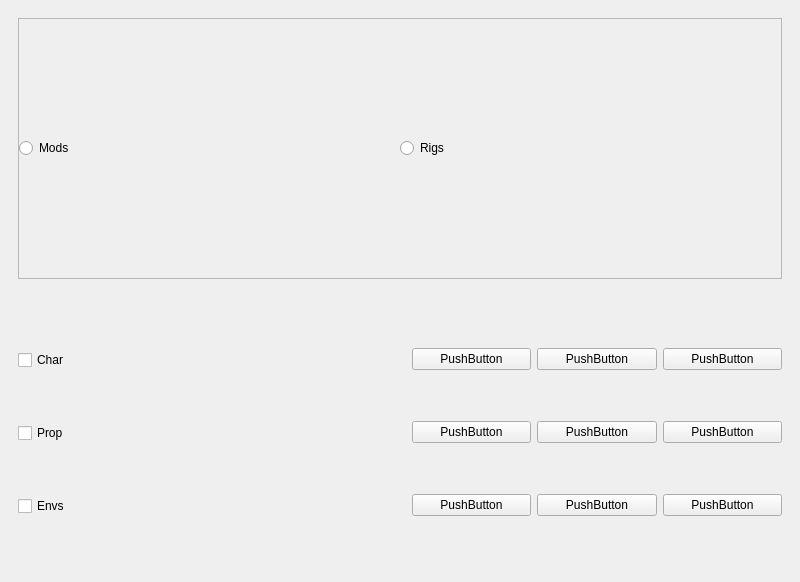
<?xml version="1.0" encoding="UTF-8"?>
<ui version="4.0">
 <class>MainWindow</class>
 <widget class="QMainWindow" name="MainWindow">
  <property name="geometry">
   <rect>
    <x>0</x>
    <y>0</y>
    <width>800</width>
    <height>582</height>
   </rect>
  </property>
  <property name="windowTitle">
   <string>MainWindow</string>
  </property>
  <widget class="QWidget" name="centralwidget">
   <layout class="QGridLayout" name="gridLayout_2">
    <item row="0" column="0" colspan="2">
     <widget class="QWidget" name="widget" native="true">
      <layout class="QHBoxLayout" name="horizontalLayout_2">
       <item>
        <widget class="QFrame" name="frame">
         <property name="frameShape">
          <enum>QFrame::StyledPanel</enum>
         </property>
         <property name="frameShadow">
          <enum>QFrame::Raised</enum>
         </property>
         <layout class="QHBoxLayout" name="horizontalLayout">
          <property name="spacing">
           <number>0</number>
          </property>
          <property name="leftMargin">
           <number>0</number>
          </property>
          <property name="topMargin">
           <number>0</number>
          </property>
          <property name="rightMargin">
           <number>0</number>
          </property>
          <property name="bottomMargin">
           <number>0</number>
          </property>
          <item>
           <widget class="QRadioButton" name="radioButton">
            <property name="text">
             <string>Mods</string>
            </property>
           </widget>
          </item>
          <item>
           <widget class="QRadioButton" name="radioButton_2">
            <property name="text">
             <string>Rigs</string>
            </property>
           </widget>
          </item>
         </layout>
        </widget>
       </item>
      </layout>
     </widget>
    </item>
    <item row="1" column="0">
     <widget class="QWidget" name="widget_2" native="true">
      <layout class="QVBoxLayout" name="verticalLayout">
       <item>
        <widget class="QCheckBox" name="checkBox">
         <property name="text">
          <string>Char</string>
         </property>
        </widget>
       </item>
       <item>
        <widget class="QCheckBox" name="checkBox_2">
         <property name="text">
          <string>Prop</string>
         </property>
        </widget>
       </item>
       <item>
        <widget class="QCheckBox" name="checkBox_3">
         <property name="text">
          <string>Envs</string>
         </property>
        </widget>
       </item>
      </layout>
     </widget>
    </item>
    <item row="1" column="1">
     <widget class="QWidget" name="widget_3" native="true">
      <layout class="QGridLayout" name="gridLayout">
       <item row="0" column="0">
        <widget class="QPushButton" name="pushButton">
         <property name="minimumSize">
          <size>
           <width>50</width>
           <height>0</height>
          </size>
         </property>
         <property name="text">
          <string>PushButton</string>
         </property>
        </widget>
       </item>
       <item row="0" column="1">
        <widget class="QPushButton" name="pushButton_2">
         <property name="text">
          <string>PushButton</string>
         </property>
        </widget>
       </item>
       <item row="0" column="2">
        <widget class="QPushButton" name="pushButton_3">
         <property name="text">
          <string>PushButton</string>
         </property>
        </widget>
       </item>
       <item row="1" column="0">
        <widget class="QPushButton" name="pushButton_4">
         <property name="text">
          <string>PushButton</string>
         </property>
        </widget>
       </item>
       <item row="1" column="1">
        <widget class="QPushButton" name="pushButton_5">
         <property name="text">
          <string>PushButton</string>
         </property>
        </widget>
       </item>
       <item row="1" column="2">
        <widget class="QPushButton" name="pushButton_6">
         <property name="text">
          <string>PushButton</string>
         </property>
        </widget>
       </item>
       <item row="2" column="0">
        <widget class="QPushButton" name="pushButton_7">
         <property name="text">
          <string>PushButton</string>
         </property>
        </widget>
       </item>
       <item row="2" column="1">
        <widget class="QPushButton" name="pushButton_8">
         <property name="text">
          <string>PushButton</string>
         </property>
        </widget>
       </item>
       <item row="2" column="2">
        <widget class="QPushButton" name="pushButton_9">
         <property name="text">
          <string>PushButton</string>
         </property>
        </widget>
       </item>
      </layout>
     </widget>
    </item>
   </layout>
  </widget>
 </widget>
 <resources/>
 <connections/>
</ui>
